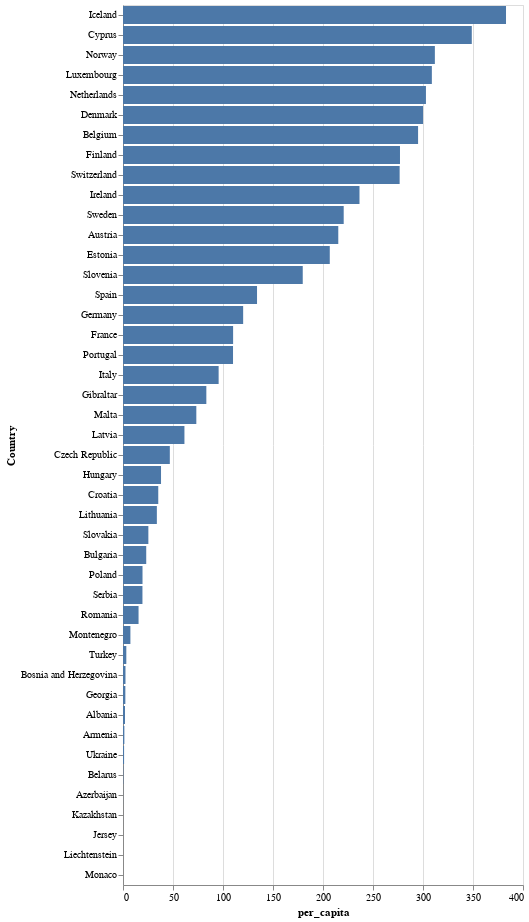

Write notebook code for a chart like this one.
### Code cell
alt.Chart(merged).mark_bar().encode(
       y = alt.Y("Country", sort="-x"),
       x = "per_capita"
)

### Figure 1 — Vega-Lite specification as saved in the notebook (floating-point values rounded to 4 significant figures)
{"config": {"view": {"continuousWidth": 400, "continuousHeight": 300}}, "data": {"name": "data-107c9ecbf3d3daf24ed3dd4b4210612a"}, "mark": "bar", "encoding": {"x": {"field": "per_capita", "type": "quantitative"}, "y": {"field": "Country", "sort": "-x", "type": "nominal"}}, "$schema": "https://vega.github.io/schema/vega-lite/v4.17.0.json", "datasets": {"data-107c9ecbf3d3daf24ed3dd4b4210612a": [{"country_x": "AL", "ecContribution": 5600000.0, "country_y": "Albania", "population": 2793592, "date": "1 Jan 2022", "membership": null, "source": "National annual estimate[41] ", "Country": "Albania", "iso2": "AL", "iso3": "ALB", "Numeric": 8.0, "per_capita": 2.005}, {"country_x": "AM", "ecContribution": 4027000.0, "country_y": "Armenia", "population": 2961600, "date": "1 Jan 2022", "membership": "EAEU", "source": "National annual estimate[39] ", "Country": "Armenia", "iso2": "AM", "iso3": "ARM", "Numeric": 51.0, "per_capita": 1.36}, {"country_x": "AT", "ecContribution": 1951000000.0, "country_y": "Austria", "population": 9061848, "date": "1 Jul 2022", "membership": "European Union", "source": "Quarterly provisional figure[27] ", "Country": "Austria", "iso2": "AT", "iso3": "AUT", "Numeric": 40.0, "per_capita": 215.3}, {"country_x": "AZ", "ecContribution": 634000.0, "country_y": "Azerbaijan", "population": 10164464, "date": "1 Mar 2022", "membership": null, "source": "National estimate[24] ", "Country": "Azerbaijan", "iso2": "AZ", "iso3": "AZE", "Numeric": 31.0, "per_capita": 0.06237}, {"country_x": "BA", "ecContribution": 8625000.0, "country_y": "Bosnia and Herzegovina", "population": 3475000, "date": "15 Jun 2020", "membership": null, "source": "National estimate[38] ", "Country": "Bosnia and Herzegovina", "iso2": "BA", "iso3": "BIH", "Numeric": 70.0, "per_capita": 2.482}, {"country_x": "BE", "ecContribution": 3418000000.0, "country_y": "Belgium", "population": 11584008, "date": "1 Jan 2022", "membership": "European Union", "source": "National estimate[19] ", "Country": "Belgium", "iso2": "BE", "iso3": "BEL", "Numeric": 56.0, "per_capita": 295.1}, {"country_x": "BG", "ecContribution": 158900000.0, "country_y": "Bulgaria", "population": 6838937, "date": "31 Dec 2021", "membership": "European Union", "source": "National estimate[29] ", "Country": "Bulgaria", "iso2": "BG", "iso3": "BGR", "Numeric": 100.0, "per_capita": 23.23}, {"country_x": "BY", "ecContribution": 2898000.0, "country_y": "Belarus", "population": 9255500, "date": "1 Jan 2022", "membership": "EAEU", "source": "National quarterly estimate[26] ", "Country": "Belarus", "iso2": "BY", "iso3": "BLR", "Numeric": 112.0, "per_capita": 0.3131}, {"country_x": "CH", "ecContribution": 2426000000.0, "country_y": "Switzerland", "population": 8770283, "date": "30 Jun 2022", "membership": "EFTA", "source": "National provisional figure[28] ", "Country": "Switzerland", "iso2": "CH", "iso3": "CHE", "Numeric": 756.0, "per_capita": 276.6}, {"country_x": "CY", "ecContribution": 320200000.0, "country_y": "Cyprus", "population": 918100, "date": "31 Oct 2021", "membership": "European Union", "source": "National annual estimate[48] ", "Country": "Cyprus", "iso2": "CY", "iso3": "CYP", "Numeric": 196.0, "per_capita": 348.8}, {"country_x": "CZ", "ecContribution": 492600000.0, "country_y": "Czech Republic", "population": 10519913, "date": "31 Mar 2022", "membership": "European Union", "source": "National quarterly estimate[21] ", "Country": "Czech Republic", "iso2": "CZ", "iso3": "CZE", "Numeric": 203.0, "per_capita": 46.83}, {"country_x": "DE", "ecContribution": 10060000000.0, "country_y": "Germany", "population": 83695430, "date": "31 Mar 2022", "membership": "European Union", "source": "National quarterly estimate[9] ", "Country": "Germany", "iso2": "DE", "iso3": "DEU", "Numeric": 276.0, "per_capita": 120.2}, {"country_x": "DK", "ecContribution": 1765000000.0, "country_y": "Denmark", "population": 5883562, "date": "1 Apr 2022", "membership": "European Union", "source": "National quarterly estimate[31] ", "Country": "Denmark", "iso2": "DK", "iso3": "DNK", "Numeric": 208.0, "per_capita": 300.1}, {"country_x": "EE", "ecContribution": 275400000.0, "country_y": "Estonia", "population": 1331796, "date": "1 Jan 2022", "membership": "European Union", "source": "National annual estimate[47] ", "Country": "Estonia", "iso2": "EE", "iso3": "EST", "Numeric": 233.0, "per_capita": 206.8}, {"country_x": "ES", "ecContribution": 6357000000.0, "country_y": "Spain", "population": 47432805, "date": "1 Jan 2022", "membership": "European Union", "source": "National estimate[13] ", "Country": "Spain", "iso2": "ES", "iso3": "ESP", "Numeric": 724.0, "per_capita": 134.0}, {"country_x": "FI", "ecContribution": 1537000000.0, "country_y": "Finland", "population": 5550312, "date": "30 May 2022", "membership": "European Union", "source": "Monthly national estimate[32] ", "Country": "Finland", "iso2": "FI", "iso3": "FIN", "Numeric": 246.0, "per_capita": 277.0}, {"country_x": "FR", "ecContribution": 7479000000.0, "country_y": "France", "population": 67918000, "date": "1 Aug 2022", "membership": "European Union", "source": "National monthly estimate[10] ", "Country": "France", "iso2": "FR", "iso3": "FRA", "Numeric": 250.0, "per_capita": 110.1}, {"country_x": "GE", "ecContribution": 8654000.0, "country_y": "Georgia", "population": 3688600, "date": "1 Jan 2022", "membership": "DCFTA", "source": "National annual estimate[37] ", "Country": "Georgia", "iso2": "GE", "iso3": "GEO", "Numeric": 268.0, "per_capita": 2.346}, {"country_x": "GI", "ecContribution": 2834000.0, "country_y": "Gibraltar", "population": 34003, "date": "26 Jun 2022", "membership": null, "source": "National estimate[60] ", "Country": "Gibraltar", "iso2": "GI", "iso3": "GIB", "Numeric": 292.0, "per_capita": 83.34}, {"country_x": "HR", "ecContribution": 136800000.0, "country_y": "Croatia", "population": 3879074, "date": "31 Dec 2021", "membership": "European Union", "source": "National estimate[36] ", "Country": "Croatia", "iso2": "HR", "iso3": "HRV", "Numeric": 191.0, "per_capita": 35.26}, {"country_x": "HU", "ecContribution": 368400000.0, "country_y": "Hungary", "population": 9689010, "date": "1 Jan 2022", "membership": "European Union", "source": "National annual estimate[25] ", "Country": "Hungary", "iso2": "HU", "iso3": "HUN", "Numeric": 348.0, "per_capita": 38.02}, {"country_x": "IE", "ecContribution": 1212000000.0, "country_y": "Ireland", "population": 5123536, "date": "1 Jan 2022", "membership": "European Union", "source": "National estimate[35] ", "Country": "Ireland", "iso2": "IE", "iso3": "IRL", "Numeric": 372.0, "per_capita": 236.5}, {"country_x": "IS", "ecContribution": 144100000.0, "country_y": "Iceland", "population": 376248, "date": "31 Dec 2021", "membership": "EFTA", "source": "National quarterly estimate[52] ", "Country": "Iceland", "iso2": "IS", "iso3": "ISL", "Numeric": 352.0, "per_capita": 383.0}, {"country_x": "IT", "ecContribution": 5632000000.0, "country_y": "Italy", "population": 58887391, "date": "1 May 2022", "membership": "European Union", "source": "National monthly estimate[12] ", "Country": "Italy", "iso2": "IT", "iso3": "ITA", "Numeric": 380.0, "per_capita": 95.63}, {"country_x": "JE", "ecContribution": 0.0, "country_y": "Jersey", "population": 103267, "date": "21 Mar 2021", "membership": null, "source": "National estimate[53] ", "Country": "Jersey", "iso2": "JE", "iso3": "JEY", "Numeric": 832.0, "per_capita": 0.0}, {"country_x": "KZ", "ecContribution": 302200.0, "country_y": "Kazakhstan", "population": 19644067, "date": "1 Aug 2022", "membership": "EAEU", "source": "National estimate[16] ", "Country": "Kazakhstan", "iso2": "KZ", "iso3": "KAZ", "Numeric": 398.0, "per_capita": 0.01538}, {"country_x": "LI", "ecContribution": 0.0, "country_y": "Liechtenstein", "population": 39315, "date": "31 Dec 2021", "membership": "EFTA", "source": "National semi-annual estimate[58] ", "Country": "Liechtenstein", "iso2": "LI", "iso3": "LIE", "Numeric": 438.0, "per_capita": 0.0}, {"country_x": "LT", "ecContribution": 96040000.0, "country_y": "Lithuania", "population": 2835988, "date": "1 Sep 2022", "membership": "European Union", "source": "Monthly national estimate[40] ", "Country": "Lithuania", "iso2": "LT", "iso3": "LTU", "Numeric": 440.0, "per_capita": 33.86}, {"country_x": "LU", "ecContribution": 199300000.0, "country_y": "Luxembourg", "population": 645397, "date": "1 Jan 2022", "membership": "European Union", "source": "National annual estimate[49] ", "Country": "Luxembourg", "iso2": "LU", "iso3": "LUX", "Numeric": 442.0, "per_capita": 308.9}, {"country_x": "LV", "ecContribution": 115900000.0, "country_y": "Latvia", "population": 1886300, "date": "1 May 2022", "membership": "European Union", "source": "National estimate[45] ", "Country": "Latvia", "iso2": "LV", "iso3": "LVA", "Numeric": 428.0, "per_capita": 61.44}, {"country_x": "MC", "ecContribution": 0.0, "country_y": "Monaco", "population": 39150, "date": "31 Dec 2021", "membership": null, "source": "National annual estimate[59] ", "Country": "Monaco", "iso2": "MC", "iso3": "MCO", "Numeric": 492.0, "per_capita": 0.0}, {"country_x": "ME", "ecContribution": 4573000.0, "country_y": "Montenegro", "population": 617683, "date": "1 Jan 2022", "membership": null, "source": "National estimate[50] ", "Country": "Montenegro", "iso2": "ME", "iso3": "MNE", "Numeric": 499.0, "per_capita": 7.404}, {"country_x": "MT", "ecContribution": 38200000.0, "country_y": "Malta", "population": 520971, "date": "31 Dec 2021", "membership": "European Union", "source": "National annual estimate[51] ", "Country": "Malta", "iso2": "MT", "iso3": "MLT", "Numeric": 470.0, "per_capita": 73.32}, {"country_x": "NL", "ecContribution": 5365000000.0, "country_y": "Netherlands", "population": 17710526, "date": "1 Jul 2022", "membership": "European Union", "source": "National monthly estimate[18] ", "Country": "Netherlands", "iso2": "NL", "iso3": "NLD", "Numeric": 528.0, "per_capita": 302.9}, {"country_x": "NO", "ecContribution": 1701000000.0, "country_y": "Norway", "population": 5455582, "date": "30 Jun 2022", "membership": "EFTA", "source": "National quarterly estimate[33] ", "Country": "Norway", "iso2": "NO", "iso3": "NOR", "Numeric": 578.0, "per_capita": 311.9}, {"country_x": "PL", "ecContribution": 741700000.0, "country_y": "Poland", "population": 38014000, "date": "30 Apr 2022", "membership": "European Union", "source": "National monthly estimate[15] ", "Country": "Poland", "iso2": "PL", "iso3": "POL", "Numeric": 616.0, "per_capita": 19.51}, {"country_x": "PT", "ecContribution": 1140000000.0, "country_y": "Portugal", "population": 10361800, "date": "16 Dec 2021", "membership": "European Union", "source": "National annual estimate[23] ", "Country": "Portugal", "iso2": "PT", "iso3": "PRT", "Numeric": 620.0, "per_capita": 110.0}, {"country_x": "RO", "ecContribution": 296100000.0, "country_y": "Romania", "population": 19038000, "date": "1 Jan 2022", "membership": "European Union", "source": "National annual estimate[17] ", "Country": "Romania", "iso2": "RO", "iso3": "ROU", "Numeric": 642.0, "per_capita": 15.55}, {"country_x": "RS", "ecContribution": 132200000.0, "country_y": "Serbia", "population": 6797105, "date": "1 Jan 2022", "membership": null, "source": "National annual estimate[30] ", "Country": "Serbia", "iso2": "RS", "iso3": "SRB", "Numeric": 688.0, "per_capita": 19.45}, {"country_x": "SE", "ecContribution": 2315000000.0, "country_y": "Sweden", "population": 10487859, "date": "30 Jun 2022", "membership": "European Union", "source": "National monthly estimate[22] ", "Country": "Sweden", "iso2": "SE", "iso3": "SWE", "Numeric": 752.0, "per_capita": 220.7}, {"country_x": "SI", "ecContribution": 378700000.0, "country_y": "Slovenia", "population": 2107180, "date": "1 Jan 2022", "membership": "European Union", "source": "National estimate[43] ", "Country": "Slovenia", "iso2": "SI", "iso3": "SVN", "Numeric": 705.0, "per_capita": 179.7}, {"country_x": "SK", "ecContribution": 137800000.0, "country_y": "Slovakia", "population": 5434712, "date": "31 Dec 2021", "membership": "European Union", "source": "National estimate[34] ", "Country": "Slovakia", "iso2": "SK", "iso3": "SVK", "Numeric": 703.0, "per_capita": 25.36}, {"country_x": "TR", "ecContribution": 280400000.0, "country_y": "Turkey", "population": 84680273, "date": "31 Dec 2021", "membership": null, "source": "National annual estimate[8] ", "Country": "Turkey", "iso2": "TR", "iso3": "TUR", "Numeric": 792.0, "per_capita": 3.311}, {"country_x": "UA", "ecContribution": 44550000.0, "country_y": "Ukraine", "population": 41130432, "date": "1 Feb 2022", "membership": "DCFTA", "source": "National monthly estimate[14] ", "Country": "Ukraine", "iso2": "UA", "iso3": "UKR", "Numeric": 804.0, "per_capita": 1.083}]}}
